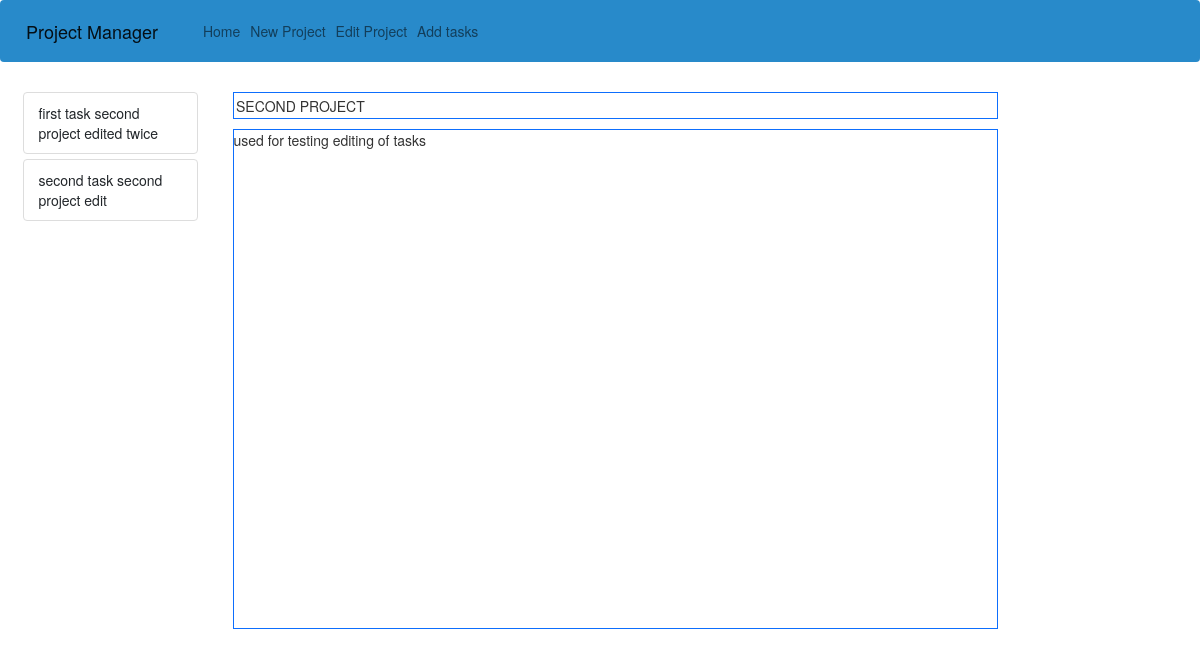
Page /project/Second project on the earlier database version.
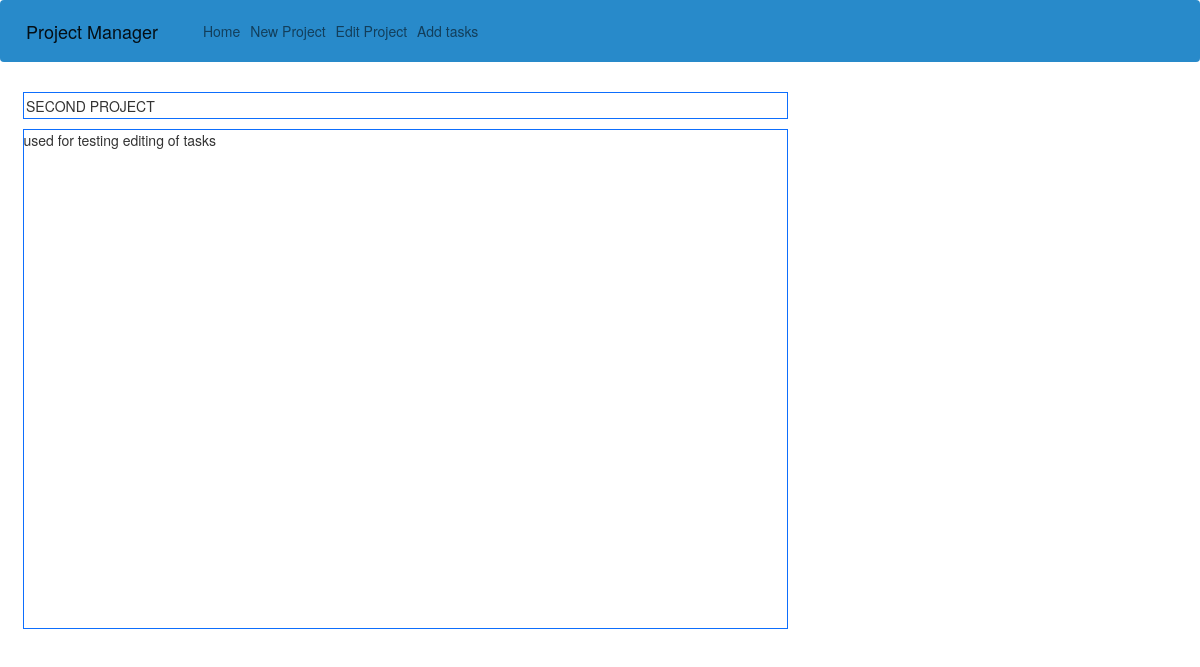
Same page on the later database version.
### run.py (models this page shows, shortened)
class Task(db.Model):
    id = db.Column(db.Integer, primary_key=True)
    title = db.Column(db.String, unique=False, nullable=False)
    description = db.Column(db.String)
    project_id = db.Column(db.Integer, db.ForeignKey("project.id"), nullable=False)

class Project(db.Model):
    id = db.Column(db.Integer, primary_key=True)
    title = db.Column(db.String, unique=True, nullable=False)
    description = db.Column(db.String)
    manager = db.Column(db.String, nullable=False)
    tasks = db.relationship("Task", backref="task", lazy=True)

### run.py (the view, shortened to what this page needs)
@app.route("/project/<project_title>", methods=["POST", "GET"])
def projectPage(project_title):
    project = Project.query.filter_by(title=str(project_title)).first()
    tasks = project.tasks
    return render_template("project.html", project=project, tasks=tasks)

### templates/project.html
{% extends "layout.html" %}
{% block nav_item %}
    <ul class="navbar-nav">
        <li class="nav-item">
            <a class="nav-link" href="{{url_for('editProject', project_title=project.title)}}">Edit Project</a>
        </li>
        <li class="nav-item">
            <a class="nav-link" href="{{url_for('addTask', project_title=project.title)}}">Add tasks</a>
        </li>
    </ul>
{% endblock %}
{% block content %}
<div class="container-fluid m-2 ">
    <div class="row">
        {% if tasks %}
            <div class="col col-2 m-2">
                {%for task in tasks%}
                        <ul class="list-group m-2">
                            <a href="{{url_for('taskPage', project_title=project.title, task_title=task.title)}}"><li class="list-group-item">{{task.title}}</li></a>
                        </ul>
                {%endfor%}
            </div>
        {%endif%}
        <div class="col-8">
            <div class="d-flex align-items-center justify-content-start m-3 border border-primary">
                <p class="text-uppercase font-weight-bold m-1">{{project.title}}</p>
            </div>
            <div class="justify-content-start m-3 border-primary custum-div ">
                <p>{{project.description}}</p>
            </div>
        </div>
    </div>
</div>
{% endblock %}

### templates/layout.html (shortened to what this page needs)
<!DOCTYPE html>
<html lang="en">
<head>
    <link href="https://cdn.jsdelivr.net/npm/bootstrap@5.1.0/dist/css/bootstrap.min.css" rel="stylesheet">
    <link rel="stylesheet" href="https://maxcdn.bootstrapcdn.com/bootstrap/3.3.7/css/bootstrap.min.css">
    <link href="{{url_for('static', filename='style.css')}}" rel="stylesheet" type="text/css">
</head>
<body>
    <nav class="navbar navbar-expand navbar-light" style="background-color:#288aca; ">
        <a href="{{url_for('homePage')}}" class="navbar-brand" id="logo">Project Manager</a>
        <div class="collapse navbar-collapse" id="navmenu">
            <ul class="navbar-nav">
                <li class="nav-item">
                    <a class="nav-link" href="{{url_for('homePage')}}">Home</a>
                </li>
                <li class="nav-item">
                    <a class="nav-link" href="{{url_for('newProject')}}">New Project</a>
                </li>
                <li class="nav-item">
                    {% block nav_item %} {% endblock %}
                </li>
            </ul>
        </div>
    </nav>
    {% block content %} {% endblock %}
</body>
</html>

### static/style.css (style rules this page uses)
#logo { margin-left: 10px; }
.custum-div { height: 500px; border: 1px solid blue; }

Differences in the rows shown:
removed Task: title "first task second project edited twice"
removed Task: title "second task second project edit"
